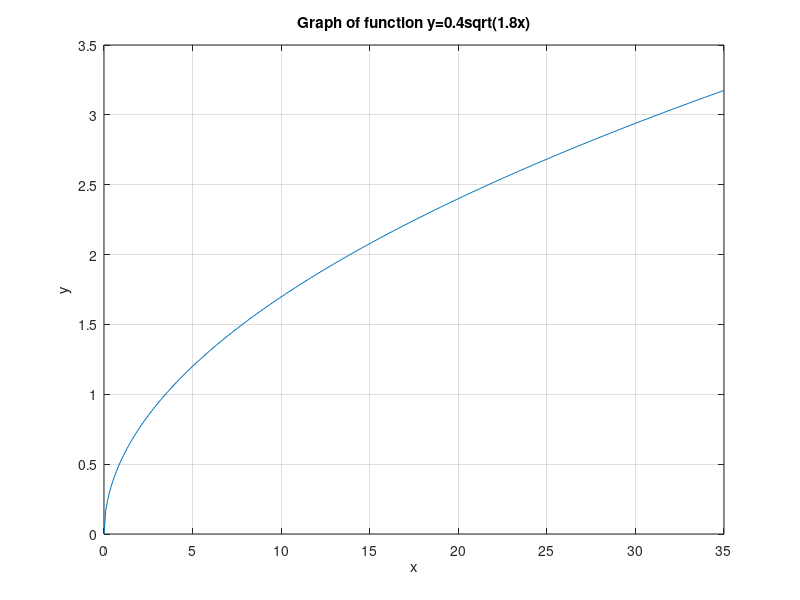

MATLAB code for this plot:
x=[0:0.1:35];
plot(x,0.4*(1.8*x).^(0.5))
axis([0 35 0 3.5])
xlabel('x'), ylabel('y'), title('Graph of function y=0.4sqrt(1.8x)')
grid on
